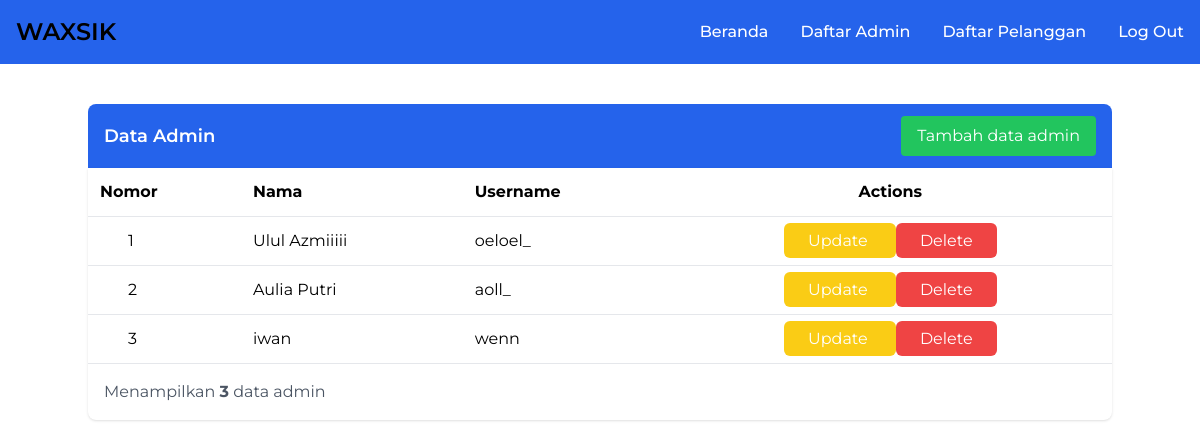
The page /data-admin/ on the database its author committed.
### waxsik_website/models.py (models this page shows, shortened)
class Admin(models.Model):
    id_admin = models.AutoField(primary_key=True)
    nama_admin = models.CharField(max_length=100)
    username_admin = models.CharField(max_length=20, unique=True)
    password_admin = models.CharField(max_length=100)

### waxsik_website/views.py (the view)
# urls.py: path('data-admin/', views.data_admin, name="data-admin"),
def data_admin(request):
    data_admin = Admin.objects.all()
    context = {
        'data_admin': data_admin
    }
    return render(request, 'owner/data-admin.html', context)

### waxsik_website/templates/owner/data-admin.html (shortened to what this page needs)
{% extends 'base/base-owner.html' %}
{% block content %}
<div class="container mx-auto mt-10">
	<div class="bg-blue-600 text-white py-3 px-4 rounded-t-lg flex justify-between items-center">
		<h1 class="text-lg font-semibold">Data Admin</h1>
		<div>
			<button class="bg-green-500 hover:bg-green-700 text-white py-2 px-4 ml-2 rounded inline-flex items-center">
				<a href="{% url 'create-data-admin' %}">Tambah data admin</a>
			</button>
		</div>
	</div>
	<div class="bg-white rounded-b-lg shadow">
		<table class="table-auto w-full text-left border-collapse">
			<thead>
				<tr>
					<th class="p-3 border-b">Nomor</th>
					<th class="p-3 border-b">Nama</th>
					<th class="p-3 border-b">Username</th>
					<th class="p-3 border-b text-center">Actions</th>
				</tr>
			</thead>
			<tbody>
				{% for i in data_admin %}
				<tr class="hover:bg-gray-100">
					<td class="pl-10 border-b">{{i.id_admin}}</td>
					<td class="p-3 border-b">{{i.nama_admin}}</td>
					<td class="p-3 border-b">{{i.username_admin}}</td>
					<td class="p-3 border-b text-center items-center">
						<a href="{% url 'update-data-admin' i.id_admin %}" class="text-white py-2 px-6 bg-yellow-400 rounded-md" value="Update">
							Update
						</a>
						<a href="{% url 'delete-data-admin' i.id_admin %}" class="text-white py-2 px-6 bg-red-500 rounded-md" value="Delete">
							Delete
						</a>
					</td>
				</tr>
				{% endfor %}
			</tbody>
		</table>
		<div class="flex flex-end p-4">
			<span class="text-gray-600">Menampilkan <b>{{data_admin|length}}</b> data admin</span>
		</div>
	</div>
</div>
{% endblock content %}

### waxsik_website/templates/base/base-owner.html (style rules this page uses)
* { font-family: 'Montserrat', 'sans-serif'; }

### rows shown on the page
Admin: id_admin "1", nama_admin "Ulul Azmiiiii", username_admin "oeloel_"
Admin: id_admin "2", nama_admin "Aulia Putri", username_admin "aoll_"
Admin: id_admin "3", nama_admin "iwan", username_admin "wenn"

### other values the page prints
{{ data_admin|length }} "3"
